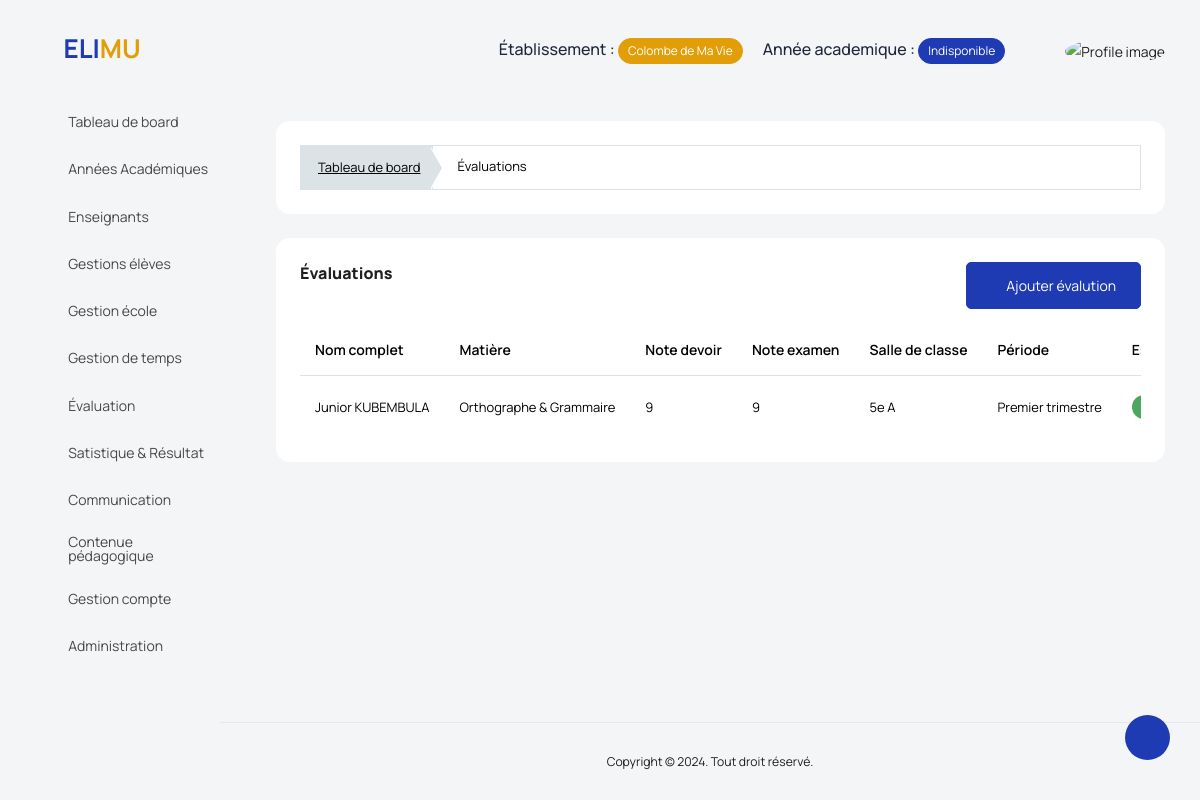
The page /bulletins-&-évaluations/evaluations/ (signed in) on the database as committed earlier.
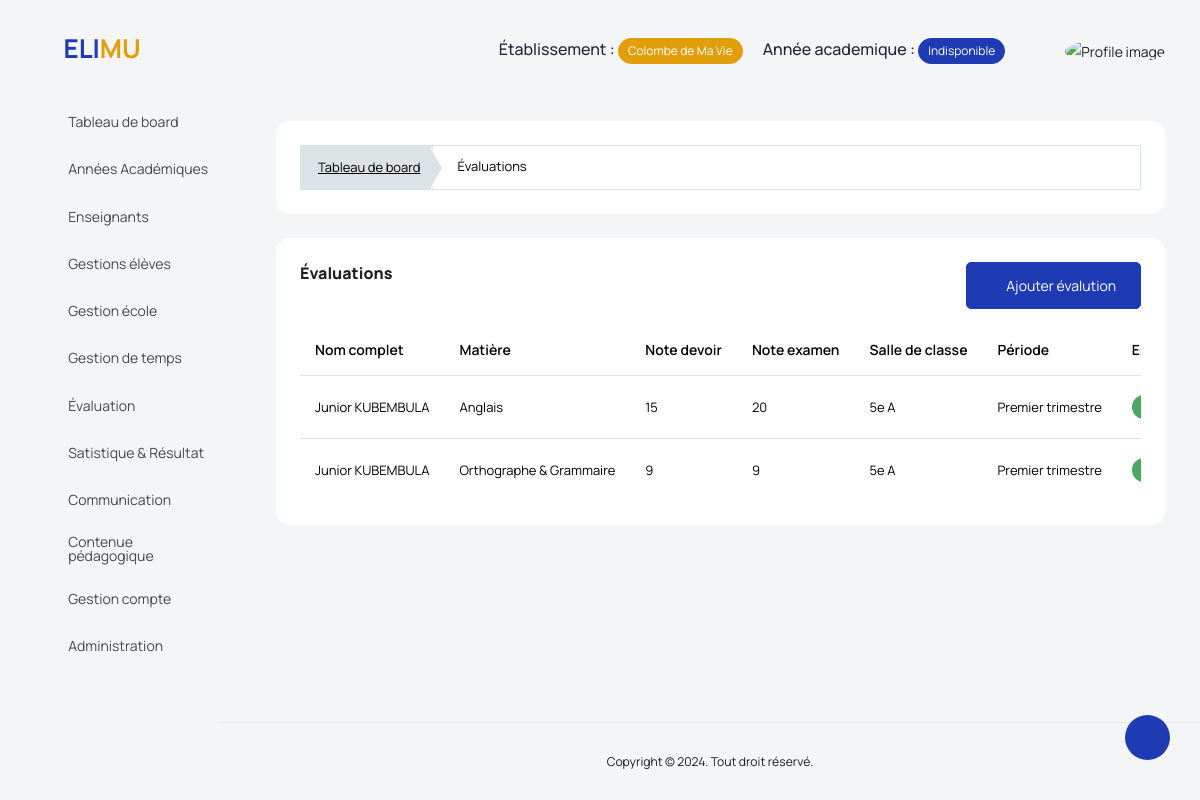
The same page on the database as committed later.
### backend/models/evaluations.py (models this page shows, shortened)
class Assessment(models.Model):
    note = models.IntegerField(default=0)
    note_exam = models.IntegerField(default=0)
    is_publish = models.BooleanField(default=False)
    student = models.ForeignKey(Student, on_delete=models.CASCADE)
    subject = models.ForeignKey(Subject, on_delete=models.CASCADE, null=True)
    classroom = models.ForeignKey(ClassRoom, on_delete=models.CASCADE, null=True)
    period = models.CharField(choices=periode_of_exam, max_length=20)
    academic_year = models.ForeignKey(AcademicYear, on_delete=models.CASCADE, null=True)
    created_at = models.DateTimeField(auto_now_add=True)
    updated_at = models.DateTimeField(auto_now=True)

### backend/models/gestion_ecole.py (models this page shows, shortened)
class Student(models.Model):
    registration_number = ShortUUID4Field()
    lastname = models.CharField(max_length=50, null=True, blank=True)
    firstname = models.CharField(max_length=50, null=True, blank=True)
    address = models.CharField(max_length=50, null=True, blank=True)
    tel = models.CharField(max_length=20, blank=True)
    city = models.CharField(max_length=17, choices=cities, blank=True)
    sex = models.CharField(max_length=10, choices=sexes, blank=True)
    email = models.CharField(max_length=120, blank=True, null=True)
    bithday = models.DateField(null=True, blank=True)
    nationality = models.CharField(max_length=20, blank=True)
    blood_type = models.CharField(max_length=5, blank=True, null=True, choices=type_blood)
    birthday_place = models.CharField(max_length=100, blank=True, null=True)
    allergy = models.CharField(max_length=255, blank=True, null=True)
    picture = models.ImageField(upload_to="student_images", blank=True, null=True)
    parent = models.ForeignKey(Parent, on_delete=models.CASCADE, blank=True, null=True)
    status = models.BooleanField(default=False)
    is_valid = models.BooleanField(default=False)
    created_at = models.DateTimeField(auto_now_add=True, null=True)
    updated_at = models.DateTimeField(auto_now=True, null=True)
    def fullname(self):
        return f"{self.firstname} {self.lastname}"

class Subject(models.Model):
    label = models.CharField(max_length=50)
    teacher_in_charge = models.ForeignKey(Teacher, on_delete=models.SET_NULL, null=True, blank=True)
    level = models.ForeignKey(Level, on_delete=models.CASCADE)
    type = models.CharField(max_length=12, choices=types)
    subject_group = models.ForeignKey(GroupSubject, on_delete=models.SET_NULL, null=True, blank=True)
    possible_evaluation = models.BooleanField(default=True)
    possible_averaging = models.BooleanField(default=True)
    coefficient = models.IntegerField(default=1)
    created_at = models.DateTimeField(auto_now_add=True)
    updated_at = models.DateTimeField(auto_now=True)

class ClassRoom(models.Model):
    title = models.CharField(max_length=50)
    level = models.ForeignKey(Level, on_delete=models.CASCADE)
    types = models.CharField(choices=types_of_classroom, max_length=10)
    do_class = models.CharField(choices=do_classes, max_length=11, null=True)
    created_at = models.DateTimeField(auto_now_add=True)
    updated_at = models.DateTimeField(auto_now=True)

### manager_dashboard/views/gestion_evaluation_view.py (called while the page is built)
    def dispatch(self,request, *args, **kwargs):
        if not request.user.is_authenticated:
            return redirect('manager_dashboard:login')
        try:
            active_year = AcademicYear.objects.get(status=True, school=request.user.school)
        except AcademicYear.DoesNotExist:
            return redirect('manager_dashboard:no_year')
        if request.user.is_manager or request.user.is_admin_school:
            return super().dispatch(request, *args, **kwargs)
        return redirect('manager_dashboard:logout')

### manager_dashboard/templates/manager_dashboard/evaluations/evaluations.html (shortened to what this page needs)
{% extends '../base.html' %}
{% load static %}
{% block content %}
<div class="col-md-12 grid-margin stretch-card">
  <div class="card">
    <div class="card-body">
      <div class="template-demo">
        <nav aria-label="breadcrumb">
          <ol class="breadcrumb breadcrumb-custom">
            <li class="breadcrumb-item">
              <a href='{% url "manager_dashboard:index" %}'>Tableau de board</a>
            </li>
            <li class="breadcrumb-item active" aria-current="page">
              <span>Évaluations</span>
            </li>
          </ol>
        </nav>
      </div>
    </div>
  </div>
</div>
  <div class="card">
    <div class="card-body">
      <div class="d-sm-flex justify-content-between align-items-start">
        <div>
          <h4 class="card-title card-title-dash">Évaluations</h4>
        </div>
        <div>
          {% if not user.is_admin_school %}
            <a
              href='{% url "manager_dashboard:add_evaluation" %}'
              class="btn btn-primary text-white mb-0 me-0"
              ><i class="mdi mdi-deskphone"></i> Ajouter évalution</a
            >
          {% endif %}
        </div>
      </div>
      <div class="row mt-3">
        <div class="col-12">
          <div class="table-responsive">
            <table id="order-listing" class="table">
                <thead>
                    <tr>
                        <th scope="col">Nom complet</th>
                        <th scope="col">Matière</th>
                        <th scope="col">Note devoir</th>
                        <th scope="col">Note examen</th>
                        <th scope="col">Salle de classe</th>
                        <th scope="col">Période</th>
                        <th scope="col">Est public ?</th>
                    </tr>
                </thead>
                <tbody id="elementList">
                    {% for evaluation in evaluations %}
                        <tr data-id="{{evaluation.id}}">
                          <td>{{evaluation.student.fullname}}</td>
                          <td>{{evaluation.subject.label}}</td>
                          <td>{{evaluation.note}}</td>
                          <td>{{evaluation.note_exam}}</td>
                          <td>{{evaluation.classroom.title}}</td>
                          <td>{{evaluation.period}}</td>
                          <td>
                            {% if evaluation.is_publish %}
                                <span class="badge rounded-pill bg-success"> Oui </span>
                            {% else %}
                                <span class="badge rounded-pill bg-danger"> Non </span>
                            {% endif %}
                          </td>
                        </tr>
                    {% endfor %}
                </tbody>
            </table>
          </div>
        </div>
      </div>
    </div>
  </div>
{% endblock content %}

Rows that differ between the two databases and show on the page:
added Assessment: student.fullname "Junior KUBEMBULA", subject.label "Anglais", note "15", note_exam "20", classroom "5e A", period "Premier trimestre"
